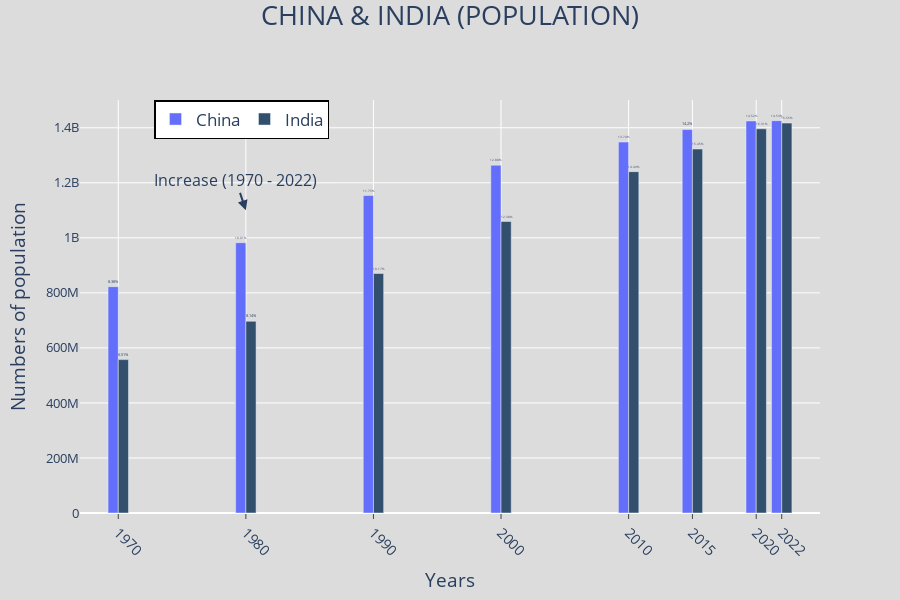

The notebook cell this image was saved under:
### Code cell
fig = go.Figure()
fig.add_trace(go.Bar(x = df_china_india.index, y = df_china_india["China"], 
                     name = "China", textfont = dict(size = 100), 
                     text = round(df_china_india["China"] /\
                                 (df_china_india["China"].sum()) * 100, 2).apply(lambda x: f"{x}%"),
                     textposition = "outside", textfont_size = 100
                    
                    )
             )
fig.add_trace(go.Bar(x = df_china_india.index, y = df_china_india["India"], 
                     name = "India", textfont = dict(size = 100), 
                     text = round(df_china_india["India"] /\
                                 (df_china_india["India"].sum()) * 100, 2).apply(lambda x: f"{x}%"),
                     textposition = "outside", marker_color = "rgb(50, 80, 110)", 
                     textfont_size = 100
                    
                    )
             )
fig.update_traces(hoverinfo = "x+y+name+text")
fig.update_layout(title = "CHINA & INDIA (POPULATION)", titlefont = dict(size = 27), 
                  title_x = 0.5, title_y = 0.99, height = 600, width = 900,
                  
                  xaxis = dict(title = "Years", titlefont_size = 19, 
                              tickfont_size = 14.2, range = [1967, 2025], 
                              tickvals = [1970, 1980, 1990, 2000, 2010, 2015, 2020, 2022], 
                              tickmode = "array", tickangle = 45, ticks = "outside", showgrid = True), 
                  
                  yaxis = dict(title = "Numbers of population", titlefont_size = 19,
                              tickfont_size = 13, 
                              ticktext = [0, "200M", "400M", "600M", "800M"],
                              tickvals = [0, 200_000_000, 400_000_000, 6 * (10 ** 8), 
                                         8 * (10 ** 8), 1 * (10 ** 9), 1.2 * (10 ** 9), 
                                         1.4 * (10 ** 9)]), 
                  legend = dict(orientation = "h", xanchor = "left", yanchor = "top",
                               x = 0.1, y = 1, bgcolor = "White", 
                               bordercolor = "Black", borderwidth = 1.5), 
                  font_size = 17, showlegend = True,
                  hovermode = "x", 
                  paper_bgcolor = "rgb(220, 220, 220)", plot_bgcolor = "rgb(220, 220, 220)"
                 
                 )
fig.add_annotation(text = "Increase (1970 - 2022)", showarrow = True, arrowhead = 2, arrowwidth = 2, 
                   x = 1980, y = 1.1*(10 ** 9), font_size = 16, 
                   hovertext = "It' s increasing from 1970 - 2022")

# fig.update_xaxes(range=[1968, 2026])
fig.show()

### Figure 1 — Plotly figure (JSON) as saved in the notebook; plotly's stock layout.template omitted (floating-point values rounded to 4 significant figures)
{"data": [{"hoverinfo": "x+y+name+text", "name": "China", "text": ["14.53%", "14.52%", "14.2%", "13.74%", "12.88%", "11.75%", "10.01%", "8.38%"], "textfont": {"size": 100}, "textposition": "outside", "type": "bar", "x": [2022, 2020, 2015, 2010, 2000, 1990, 1980, 1970], "y": [1425887337, 1424929781, 1393715448, 1348191368, 1264099069, 1153704252, 982372466, 822534450]}, {"hoverinfo": "x+y+name+text", "marker": {"color": "rgb(50, 80, 110)"}, "name": "India", "text": ["16.55%", "16.31%", "15.45%", "14.49%", "12.38%", "10.17%", "8.14%", "6.51%"], "textfont": {"size": 100}, "textposition": "outside", "type": "bar", "x": [2022, 2020, 2015, 2010, 2000, 1990, 1980, 1970], "y": [1417173173, 1396387127, 1322866505, 1240613620, 1059633675, 870452165, 696828385, 557501301]}], "layout": {"annotations": [{"arrowhead": 2, "arrowwidth": 2, "font": {"size": 16}, "hovertext": "It' s increasing from 1970 - 2022", "showarrow": true, "text": "Increase (1970 - 2022)", "x": 1980, "y": 1100000000}], "font": {"size": 17}, "height": 600, "hovermode": "x", "legend": {"bgcolor": "White", "bordercolor": "Black", "borderwidth": 1.5, "orientation": "h", "x": 0.1, "xanchor": "left", "y": 1, "yanchor": "top"}, "paper_bgcolor": "rgb(220, 220, 220)", "plot_bgcolor": "rgb(220, 220, 220)", "showlegend": true, "title": {"font": {"size": 27}, "text": "CHINA & INDIA (POPULATION)", "x": 0.5, "y": 0.99}, "width": 900, "xaxis": {"range": [1967, 2025], "showgrid": true, "tickangle": 45, "tickfont": {"size": 14.2}, "tickmode": "array", "ticks": "outside", "tickvals": [1970, 1980, 1990, 2000, 2010, 2015, 2020, 2022], "title": {"font": {"size": 19}, "text": "Years"}}, "yaxis": {"tickfont": {"size": 13}, "ticktext": [0, "200M", "400M", "600M", "800M"], "tickvals": [0, 200000000, 400000000, 600000000, 800000000, 1000000000, 1200000000, 1400000000], "title": {"font": {"size": 19}, "text": "Numbers of population"}}}}
